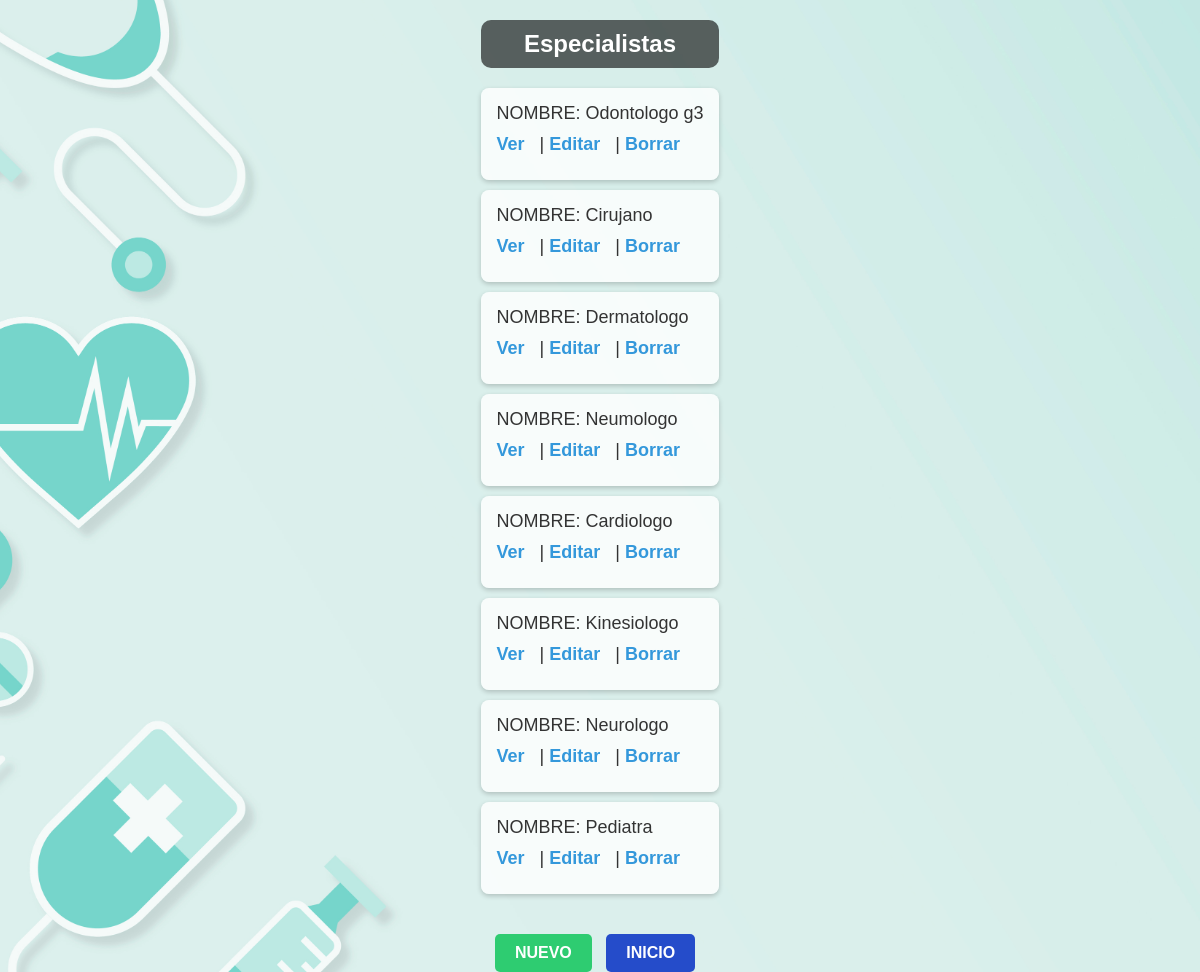
Screenshot of /app/curso/list (signed in) with the database file from the repository.
### app/models.py (models this page shows, shortened)
class Especialistas(models.Model):
    nombre = models.CharField(max_length=40)
    codigo = models.IntegerField()

### app/views.py (the view)
# urls.py: path('curso/list', views.CursoList.as_view(), name='List'),
class CursoList(LoginRequiredMixin, ListView):
     model = Especialistas
     template_name = "appt/especialista_list.html"

### app/templates/appt/especialista_list.html (shortened to what this page needs)
{% load static %}
<!DOCTYPE html>
<html lang="en">
<head>
</head>
<body>
    <div>
        <h2>Especialistas</h2>
        <ul>
            {% for curso in object_list %}
            <li>
                <p>NOMBRE: {{ curso.nombre }} </p>
                <p>
                    <a href="{% url 'Detail' curso.id %}">Ver</a> |
                    <a href="{% url 'Edit' curso.id %}">Editar</a> |
                    <a href="{% url 'Delete' curso.id %}">Borrar</a>
                </p>
            </li>
            {% endfor %}
        </ul>
        <div class="button-container">
            <a href="{% url 'New' %}" class="btn-new">Nuevo</a>
            <a href="{% url 'index' %}" class="btn-home">Inicio</a>
        </div>
    </div>
</body>
</html>

### rows the page displays
Especialistas: nombre "Odontologo g3"
Especialistas: nombre "Cirujano"
Especialistas: nombre "Dermatologo"
Especialistas: nombre "Neumologo"
Especialistas: nombre "Cardiologo"
Especialistas: nombre "Kinesiologo"
Especialistas: nombre "Neurologo"
Especialistas: nombre "Pediatra"
